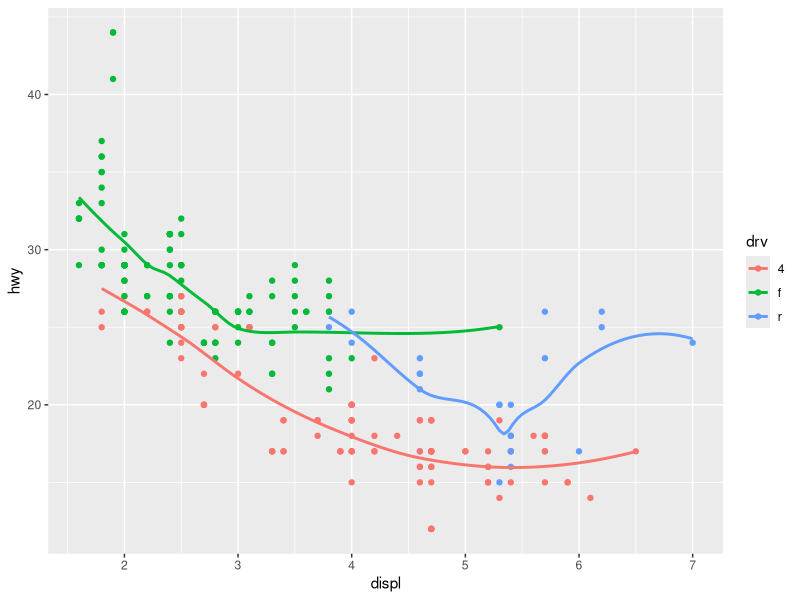
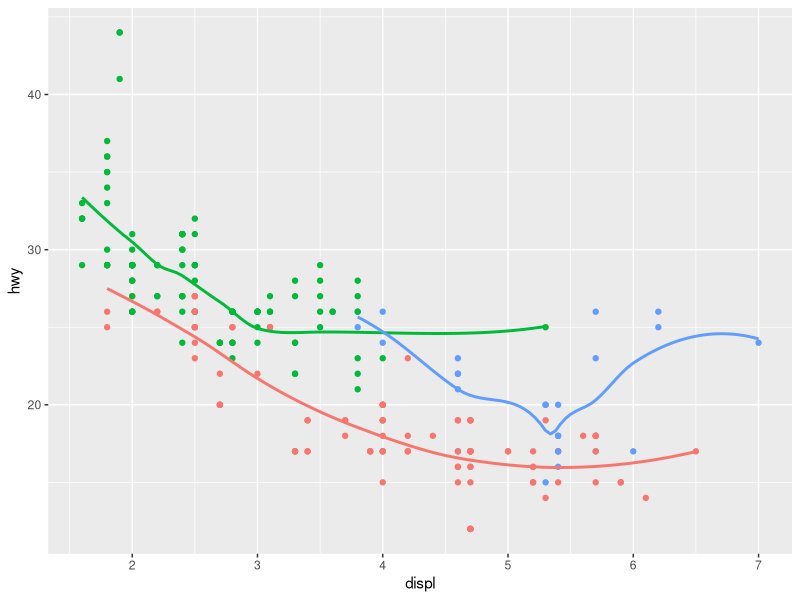
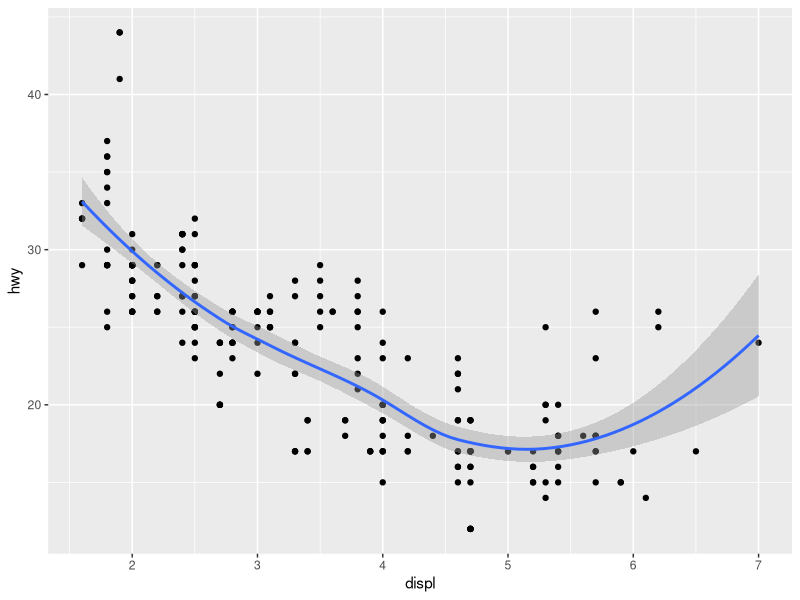
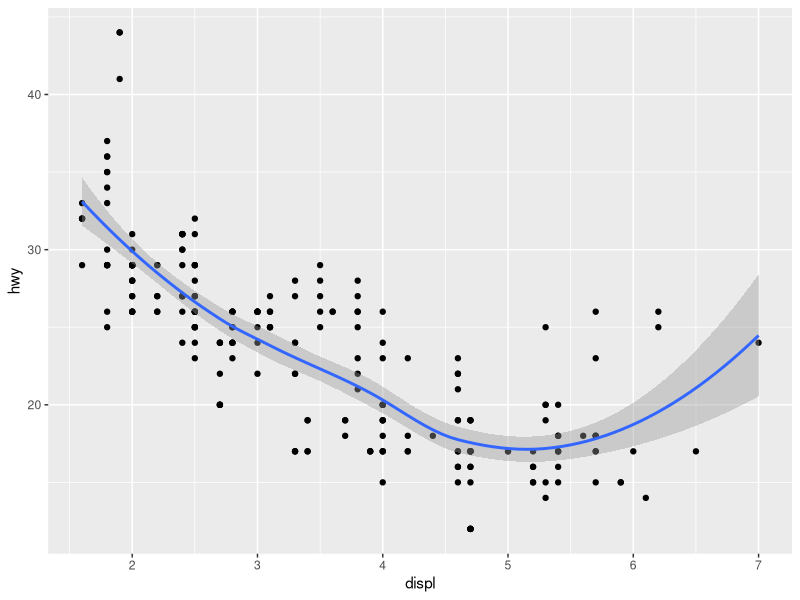
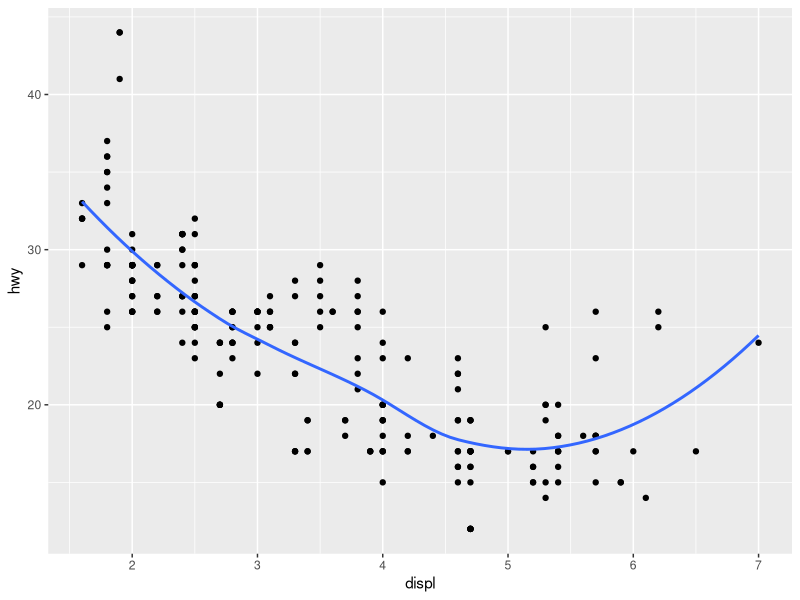
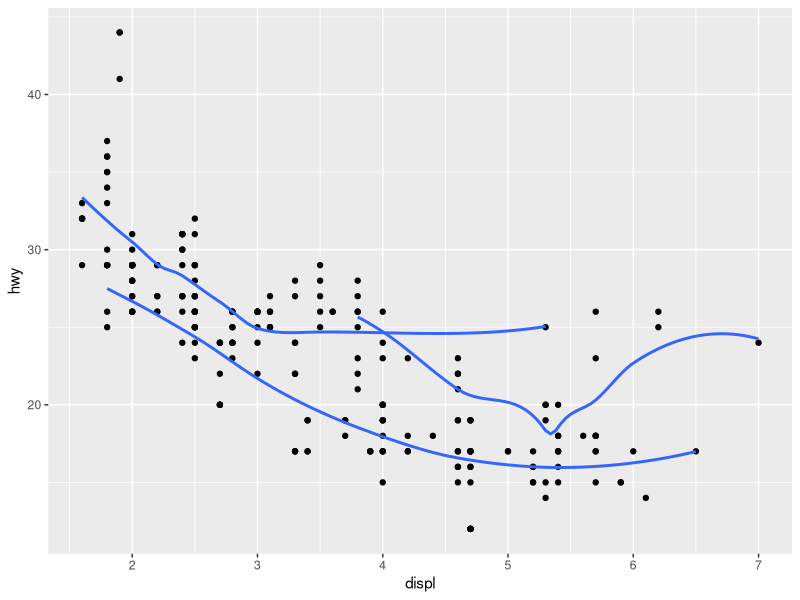
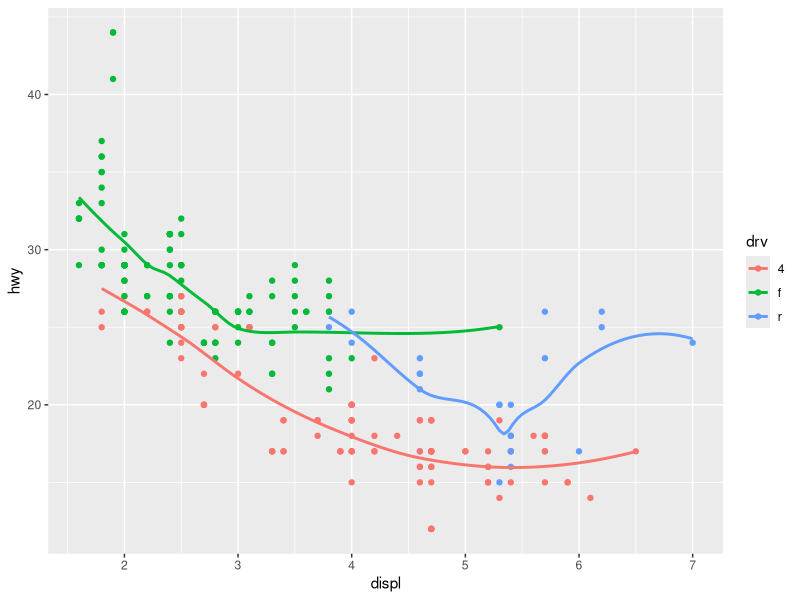
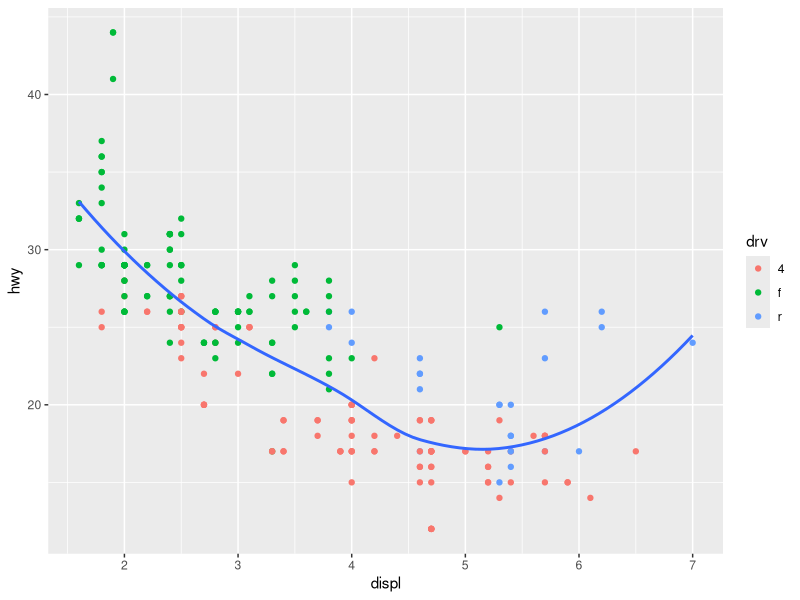

These figures' R source, in order:
#install.packages("tidyverse")
library(tidyverse)

#3.6.1.1 What geom would you use to draw a line chart? 
geom_line()
#A boxplot? 
geom_boxplot()
#A histogram?
geom_histogram()
#An area chart?
geom_area()

#3.6.1.2 Run this code in your head and predict what the output will look like. Then, run the code in R and check your predictions.
# scatterplot, displ and hwy on axis, three colors for drv and three smooth lines for each
ggplot(data = mpg, mapping = aes(x = displ, y = hwy, color = drv)) + 
  geom_point() + 
  geom_smooth(se = FALSE)

#3.6.1.3 What does show.legend = FALSE do? What happens if you remove it?
#removes legend
ggplot(data = mpg, mapping = aes(x = displ, y = hwy, color = drv)) + 
  geom_point(show.legend = FALSE) + 
  geom_smooth(se = FALSE, show.legend = FALSE)

#3.6.1.4 What does the se argument to geom_smooth() do?
#adds error bands around lines

#3.6.1.5 Will these two graphs look different? Why/why not?
ggplot(data = mpg, mapping = aes(x = displ, y = hwy)) + 
  geom_point() + 
  geom_smooth()

ggplot() + 
  geom_point(data = mpg, mapping = aes(x = displ, y = hwy)) + 
  geom_smooth(data = mpg, mapping = aes(x = displ, y = hwy))

#Same, however changing a variable once will make them differ

#3.6.1.6 Recreate the R code necessary to generate the following graphs
ggplot(data = mpg, mapping = aes(x = displ, y = hwy)) + 
  geom_point() + 
  geom_smooth(se=FALSE)

ggplot(data = mpg, mapping = aes(x = displ, y = hwy)) + 
  geom_point() + 
  geom_smooth(mapping = aes(group = drv), se=FALSE)

ggplot(data = mpg, mapping = aes(x = displ, y = hwy, color = drv)) + 
  geom_point() + 
  geom_smooth(se=FALSE)

ggplot(mpg, aes(x = displ, y = hwy)) +
  geom_point(aes(colour = drv)) +
  geom_smooth(se = FALSE)

ggplot(data = mpg, mapping = aes(x = displ, y = hwy)) + 
  geom_point(mapping = aes(color = drv)) + 
  geom_smooth(mapping = aes(linetype = drv), se=FALSE)

ggplot(mpg, aes(x = displ, y = hwy)) +
  geom_point(size = 4, color = "white") +
  geom_point(aes(colour = drv))